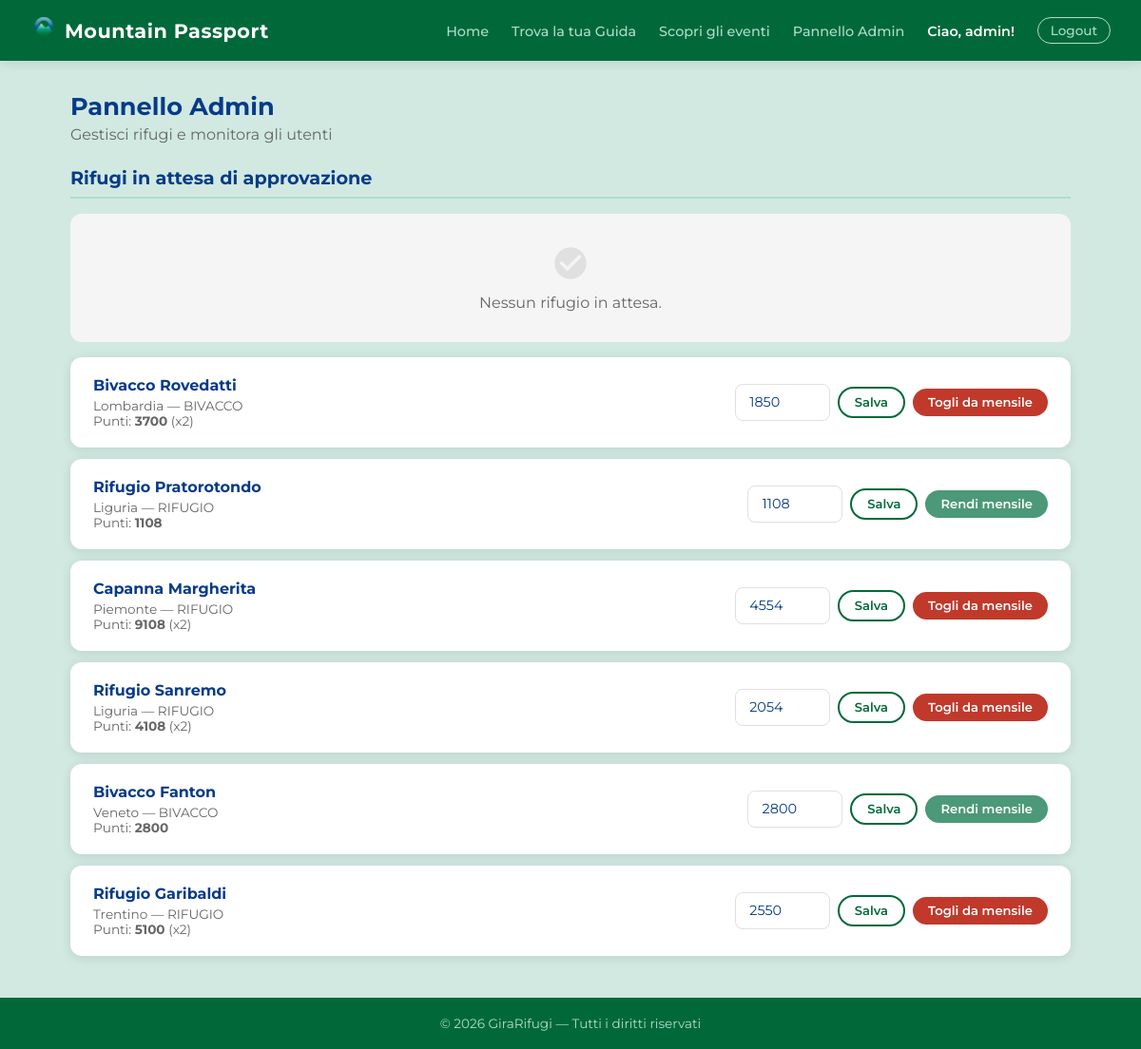
Page /admin-panel/ (signed in) on the committed database.
### rifugi/models.py (models this page shows, shortened)
class Rifugio(models.Model):
    nome = models.CharField(max_length=200)
    localita = models.CharField(max_length=200)
    altitudine = models.IntegerField()
    latitudine = models.FloatField()
    longitudine = models.FloatField()
    regione = models.CharField(max_length=100)
    mensile = models.BooleanField(default=False)
    TIPO_CHOICES = [
        ('RIFUGIO', 'Rifugio'),
        ('BIVACCO', 'Bivacco'),
        ('CAPANNA', 'Capanna'),
    ]
    tipo = models.CharField(max_length=20, choices=TIPO_CHOICES, default='RIFUGIO')
    descrizione = models.TextField(blank=True)
    posti_letto = models.IntegerField(default=0)
    posti_disponibili = models.IntegerField(default=0)
    immagine = models.ImageField(upload_to='rifugi/', blank=True, null=True)
    qr_uuid = models.UUIDField(default=uuid.uuid4, unique=True, editable=False)
    STATO_CHOICES = [
        ('in_attesa', 'In attesa'),
        ('approvato', 'Approvato'),
    ]
    stato = models.CharField(max_length=20, choices=STATO_CHOICES, default='in_attesa')
    gestore = models.ForeignKey(
        User,
        on_delete=models.SET_NULL,
        null=True,
        blank=True,
        related_name='rifugi'
    )
    class Meta:
        verbose_name_plural = "Rifugi"

### rifugi/views.py (the view)
        def wrapper(request, *args, **kwargs):
            if not request.user.is_authenticated:
                return redirect_to_login(request.get_full_path())
            if not request.user.groups.filter(name=nome_gruppo).exists() and not request.user.is_superuser:
                return render(request, '403.html', status=403)
            return view_func(request, *args, **kwargs)

### rifugi/views.py (called while the page is built)
def gruppo_richiesto(nome_gruppo):
    def decorator(view_func):
        def wrapper(request, *args, **kwargs):
            if not request.user.is_authenticated:
                return redirect_to_login(request.get_full_path())
            if not request.user.groups.filter(name=nome_gruppo).exists() and not request.user.is_superuser:
                return render(request, '403.html', status=403)
            return view_func(request, *args, **kwargs)
        return wrapper
    return decorator

def punti_rifugio(rifugio):
    return rifugio.altitudine * 2 if rifugio.mensile else rifugio.altitudine

### templates/rifugi/pannello_admin.html (shortened to what this page needs)
{% extends 'base.html' %}
{% block content %}
<div class="page-header">
    <h2>Pannello Admin</h2>
    <p>Gestisci rifugi e monitora gli utenti</p>
</div>
<h2 class="section-title">Rifugi in attesa di approvazione</h2>
{% for r in rifugi_in_attesa %}
<div class="card">
    <div style="display:flex; align-items:center; gap:1rem; flex:1;">
        {% if r.immagine %}
            <img src="{{ r.immagine.url }}" alt="{{ r.nome }}" style="width:72px; height:72px; border-radius:var(--radius-sm); object-fit:cover; flex-shrink:0;">
        {% else %}
            <div style="width:72px; height:72px; border-radius:var(--radius-sm); background:linear-gradient(135deg, var(--green) 0%, var(--blue-dark) 100%); flex-shrink:0;"></div>
        {% endif %}
        <div>
            <h3>{{ r.nome }}</h3>
            <p>{{ r.regione }} — {{ r.altitudine }}m — {{ r.tipo }}</p>
            {% if r.gestore %}<p>Gestore: {{ r.gestore.username }}</p>{% endif %}
        </div>
    </div>
    <div style="display:flex; gap:0.5rem;">
        <form method="post">
            {% csrf_token %}
            <input type="hidden" name="azione" value="approva">
            <input type="hidden" name="rifugio_pk" value="{{ r.pk }}">
            <button type="submit" class="btn btn-primary btn-sm">Approva</button>
        </form>
        <form method="post">
            {% csrf_token %}
            <input type="hidden" name="azione" value="rifiuta">
            <input type="hidden" name="rifugio_pk" value="{{ r.pk }}">
            <button type="submit" class="btn btn-danger btn-sm" onclick="return confirm('Eliminare questo rifugio?')">Rifiuta</button>
        </form>
    </div>
</div>
{% empty %}
<div class="empty-state">
    <span class="material-icons">check_circle</span>
    <p>Nessun rifugio in attesa.</p>
</div>
{% endfor %}
{% for r in rifugi_tutti %}
<div class="card">
    <div style="flex:1;">
        <h3>{{ r.nome }}</h3>
        <p>{{ r.regione }} — {{ r.tipo }}</p>
        <p style="font-size:0.85rem; color:var(--gray);">
            {% if r.mensile %}
                Punti: <strong>{% widthratio r.altitudine 1 2 %}</strong> (x2)
            {% else %}
                Punti: <strong>{{ r.altitudine }}</strong>
            {% endif %}
        </p>
    </div>
    <div style="display:flex; align-items:center; gap:0.5rem; flex-wrap:wrap;">
        <form method="post" style="display:flex; align-items:center; gap:0.5rem;">
            <div class="form-group" style="margin:0;">
                <input type="number" name="altitudine" value="{{ r.altitudine }}" style="width:100px;">
            </div>
            <button type="submit" class="btn btn-outline btn-sm">Salva</button>
        </form>
        <form method="post" style="display:inline;">
            {% if r.mensile %}
                <button type="submit" class="btn btn-danger btn-sm">Togli da mensile</button>
            {% else %}
                <button type="submit" class="btn btn-primary btn-sm">Rendi mensile</button>
            {% endif %}
        </form>
    </div>
</div>
{% empty %}
<div class="empty-state">
    <span class="material-icons">home</span>
    <p>Nessun rifugio approvato ancora.</p>
</div>
{% endfor %}
{% endblock %}

### templates/base.html (shortened to what this page needs)
{% load static %}
<!DOCTYPE html>
<html lang="it">
<head>
    <link rel="stylesheet" href="{% static 'css/base.css' %}">
    <link rel="stylesheet" href="{% static 'css/home.css' %}">
    <link rel="stylesheet" href="{% static 'css/eventi.css' %}">
    <link rel="stylesheet" href="{% static 'css/detail.css' %}">
    <link rel="stylesheet" href="{% static 'css/form.css' %}">
    <link rel="stylesheet" href="{% static 'css/pages.css' %}">
</head>
<body>
<nav class="navbar">
    <a href="/" class="navbar-brand" style="display:flex; align-items:center; gap:0.5rem;">
        <img src="{% static 'logo.png' %}" alt="Mountain Passport" style="width:28px; height:28px;">
        Mountain Passport
    </a>
    <ul class="navbar-nav">
        <li><a href="{% url 'home' %}">Home</a></li>
        <li><a href="{% url 'guide' %}">Trova la tua Guida</a></li>
        <li><a href="{% url 'eventi' %}">Scopri gli eventi</a></li>
        {% if user.is_authenticated %}
            {% if user.groups.all.0.name == 'Escursionista' %}
                <li><a href="{% url 'checkin' %}">Check-in</a></li>
                <li><a href="{% url 'passaporto' %}">Passaporto</a></li>
            {% elif user.groups.all.0.name == 'GestoreRifugio' %}
                <li><a href="{% url 'dashboard_gestore' %}">Dashboard</a></li>
            {% elif user.groups.all.0.name == 'GuidaAlpina' %}
                <li><a href="{% url 'dashboard_guida' %}">Dashboard</a></li>
            {% elif user.groups.all.0.name == 'Admin' or user.is_superuser %}
                <li><a href="{% url 'pannello_admin' %}">Pannello Admin</a></li>
            {% endif %}
            <li><span class="navbar-user">Ciao, {{ user.username }}!</span></li>
            <li>
                <form method="post" action="/accounts/logout/" style="display:inline">
                    <button type="submit" class="btn-logout">Logout</button>
                </form>
            </li>
        {% else %}
            <li><a href="/accounts/login/">Login</a></li>
            <li><a href="{% url 'register' %}">Registrati</a></li>
        {% endif %}
    </ul>
</nav>
<main>
    {% block content %}{% endblock %}
</main>
<footer>
    <p>&copy; 2026 GiraRifugi — Tutti i diritti riservati</p>
</footer>
</body>
</html>

### static/css/base.css (style rules this page uses)
:root { --green-dark: #016939; --green: #4B9978; --green-light: #AFDCCD; --green-bg: #D1E9E1; --blue-dark: #073B88; --blue: #2F629A; --blue-light: #6B9AB5; --gray: #666666; --gray-light: #E0E0E0; --gray-bg: #F5F5F5; --white: #FFFFFF; --shadow: 0 2px 12px rgba(0,0,0,0.10); --radius: 12px; --radius-sm: 8px; }
*, *::before, *::after { box-sizing: border-box; margin: 0; padding: 0; }
body { font-family: 'Montserrat', sans-serif; background-color: var(--green-bg); color: var(--blue-dark); min-height: 100vh; display: flex; flex-direction: column; }
a { color: var(--blue); text-decoration: none; }
.navbar { background-color: var(--green-dark); padding: 0 2rem; display: flex; align-items: center; justify-content: space-between; height: 64px; box-shadow: var(--shadow); position: sticky; top: 0; z-index: 100; }
.navbar-brand { font-size: 1.3rem; font-weight: 700; color: var(--white) !important; letter-spacing: 0.5px; text-decoration: none; }
.navbar-nav { display: flex; align-items: center; gap: 1.5rem; list-style: none; }
.navbar-nav a { color: var(--green-light); font-size: 0.9rem; font-weight: 500; transition: color 0.2s; }
.navbar-user { color: var(--white); font-size: 0.9rem; font-weight: 600; }
.btn-logout { background: transparent; border: 1px solid var(--green-light); color: var(--green-light); padding: 0.3rem 0.8rem; border-radius: 20px; cursor: pointer; font-family: 'Montserrat', sans-serif; font-size: 0.85rem; font-weight: 500; transition: all 0.2s; }
main { flex: 1; max-width: 1100px; margin: 0 auto; padding: 2rem 1.5rem; width: 100%; }
.btn { display: inline-block; padding: 0.65rem 1.5rem; border-radius: 24px; font-weight: 600; font-size: 0.9rem; cursor: pointer; transition: all 0.2s; border: none; font-family: 'Montserrat', sans-serif; text-decoration: none; }
.btn-primary { background-color: var(--green); color: var(--white); }
.btn-outline { background-color: transparent; color: var(--green-dark); border: 2px solid var(--green-dark); }
.btn-danger { background-color: #c0392b; color: var(--white); }
.btn-sm { padding: 0.4rem 1rem; font-size: 0.82rem; }
footer { background-color: var(--green-dark); color: var(--green-light); text-align: center; padding: 1.2rem; font-size: 0.85rem; margin-top: auto; }

### static/css/form.css (style rules this page uses)
.form-group { margin-bottom: 1.1rem; }
.form-group input, .form-group select, .form-group textarea { width: 100%; border: 1px solid var(--gray-light); border-radius: var(--radius-sm); padding: 0.6rem 0.9rem; font-family: 'Montserrat', sans-serif; font-size: 0.9rem; color: var(--blue-dark); outline: none; transition: border-color 0.2s; }

### static/css/pages.css (style rules this page uses)
.section-title { font-size: 1.2rem; font-weight: 700; color: var(--blue-dark); margin: 1.5rem 0 1rem; padding-bottom: 0.5rem; border-bottom: 2px solid var(--green-light); }
.empty-state { display: flex; flex-direction: column; align-items: center; gap: 0.75rem; padding: 2rem; background: var(--gray-bg); border-radius: var(--radius); text-align: center; color: var(--gray); margin-bottom: 1rem; }
.empty-state .material-icons { font-size: 2.5rem; color: var(--gray-light); }
.card { background: var(--white); border-radius: var(--radius); box-shadow: var(--shadow); padding: 1.25rem 1.5rem; margin-bottom: 0.75rem; display: flex; justify-content: space-between; align-items: center; flex-wrap: wrap; gap: 0.75rem; }
.card h3 { font-size: 1rem; font-weight: 700; color: var(--blue-dark); margin-bottom: 0.25rem; }
.card p { font-size: 0.85rem; color: var(--gray); }
.page-header { margin-bottom: 1.5rem; }
.page-header h2 { font-size: 1.6rem; font-weight: 700; color: var(--blue-dark); }
.page-header p { color: var(--gray); margin-top: 0.3rem; }

### rows in the picture
Rifugio: nome "Bivacco Rovedatti", regione "Lombardia", tipo "BIVACCO", altitudine "3700", altitudine "1850", mensile "Togli da mensile"
Rifugio: nome "Rifugio Pratorotondo", regione "Liguria", tipo "RIFUGIO", altitudine "1108", mensile "Rendi mensile"
Rifugio: nome "Capanna Margherita", regione "Piemonte", tipo "RIFUGIO", altitudine "9108", altitudine "4554", mensile "Togli da mensile"
Rifugio: nome "Rifugio Sanremo", regione "Liguria", tipo "RIFUGIO", altitudine "4108", altitudine "2054", mensile "Togli da mensile"
Rifugio: nome "Bivacco Fanton", regione "Veneto", tipo "BIVACCO", altitudine "2800", mensile "Rendi mensile"
Rifugio: nome "Rifugio Garibaldi", regione "Trentino", tipo "RIFUGIO", altitudine "5100", altitudine "2550", mensile "Togli da mensile"

### other values in the picture
{{ user.username }} "admin"
